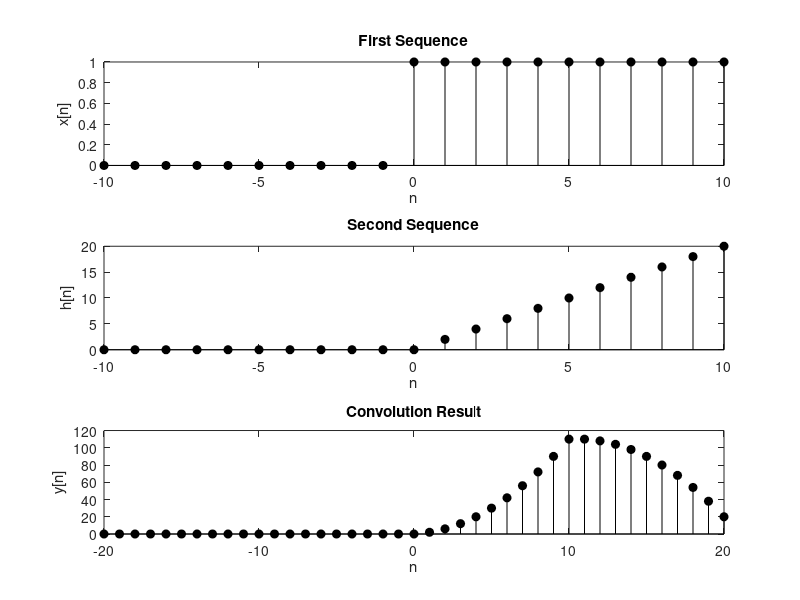

Write the MATLAB code that produced this figure.
%HITESH MALI
%2022BTECE006
% Write a MATLAB code to convolute two discrete time sequences. Plot all the sequences and verify the result by analytical calculation.

clc;
clear all;
% Define the time vectors
n = -10:1:10;

% Create the first sequence x[n]
x = zeros(size(n));
x(n >= 0) = 1; % Unit step function

% Create the second sequence h[n]
h = 2 * n .* (n >= 0); % Ramp function

% Compute the convolution using the 'conv' function
y = conv(x, h);

% Plot the sequences
subplot(3,1,1);
stem(n, x, 'k', 'filled');
xlabel('n');
ylabel('x[n]');
title('First Sequence');

subplot(3,1,2);
stem(n, h, 'k', 'filled');
xlabel('n');
ylabel('h[n]');
title('Second Sequence');

% Time indices for the convolution result
ny = n(1) + n(1):n(end) + n(end) ;

subplot(3,1,3);
stem(ny, y, 'k', 'filled');
xlabel('n');
ylabel('y[n]');
title('Convolution Result');

